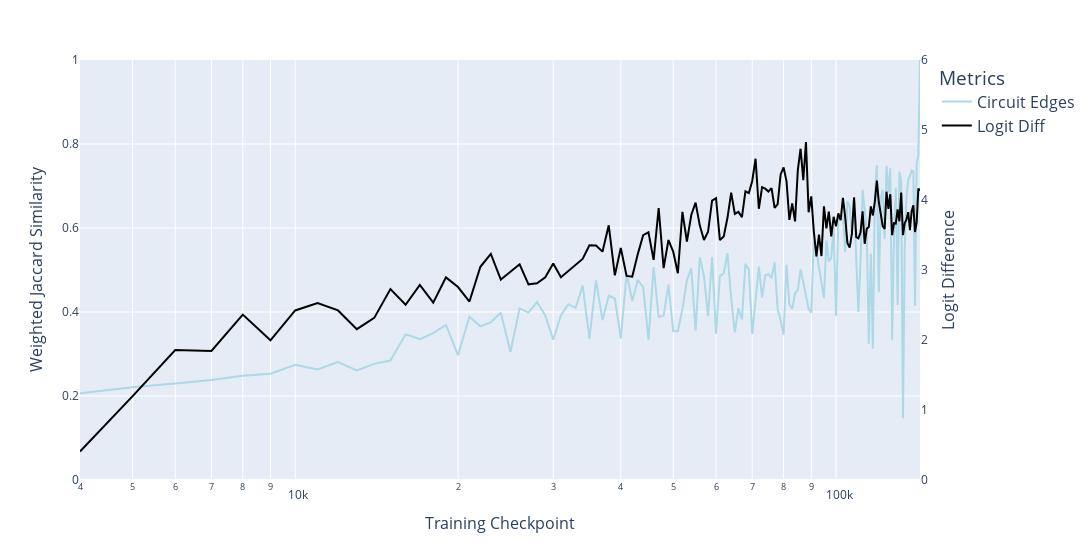
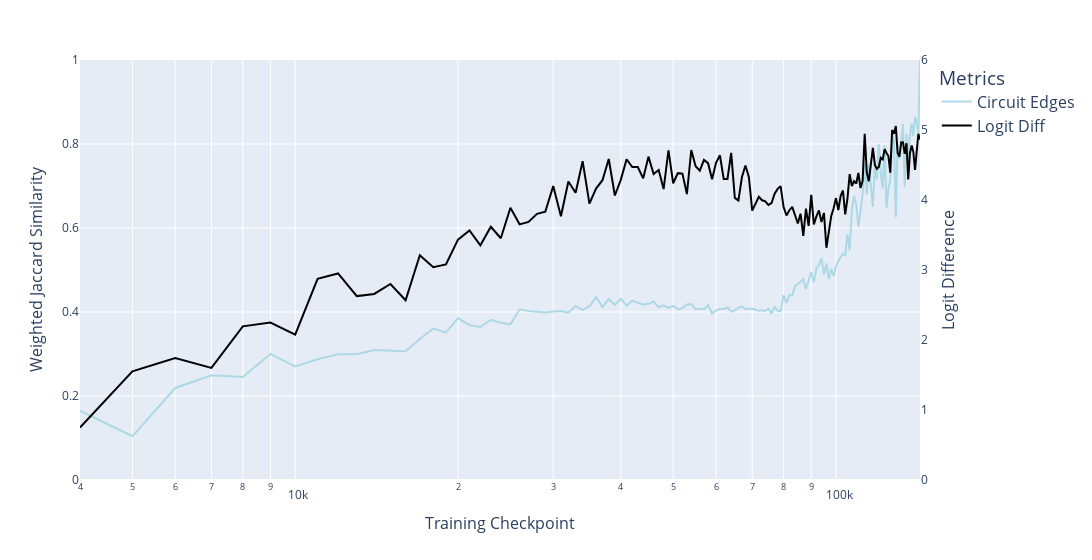

Notebook code for these charts, in order:
### Code cell
comparison_checkpoint = 143000

for model in models:
    model_df = all_graphs[all_graphs['model'] == model].copy()
    jaccard_reference_results = compute_weighted_jaccard_similarity_to_reference(model_df, comparison_checkpoint)
    plot_graph_metric(
        jaccard_reference_results, 
        'jaccard_similarity', 
        perf_metrics_by_model[model], 
        f'Weighted Jaccard Similarity to Step {comparison_checkpoint} for {model}', 
        left_y_title="Weighted Jaccard Similarity",
        y_range=1, 
        x_axis_col='checkpoint', 
        log_x=True,
        disable_title=True
    )

### Figure 1 — Plotly figure (JSON) as saved in the notebook; plotly's stock layout.template omitted (floating-point values rounded to 4 significant figures; data arrays with more than 128 entries replaced by an {"elided": "..."} marker saying what was removed)
{"data": [{"hovertemplate": "variable=Circuit Edges<br>checkpoint=%{x}<br>value=%{y}<extra></extra>", "legendgroup": "Circuit Edges", "line": {"color": "lightblue", "dash": "solid"}, "marker": {"symbol": "circle"}, "mode": "lines", "name": "Circuit Edges", "orientation": "v", "showlegend": true, "type": "scatter", "x": {"elided": "140 int values"}, "xaxis": "x", "y": {"elided": "140 float values"}, "yaxis": "y"}, {"line": {"color": "black"}, "mode": "lines", "name": "Logit Diff", "type": "scatter", "x": {"elided": "140 int values"}, "y": {"elided": "140 float values"}, "yaxis": "y2"}], "layout": {"legend": {"font": {"size": 16}, "title": {"text": "Metrics"}, "tracegroupgap": 0}, "margin": {"t": 60}, "width": 1200, "xaxis": {"anchor": "y", "domain": [0, 1], "title": {"font": {"size": 16}, "text": "Training Checkpoint"}, "type": "log"}, "yaxis": {"anchor": "x", "domain": [0, 1], "range": [0, 1], "title": {"font": {"size": 16}, "text": "Weighted Jaccard Similarity"}}, "yaxis2": {"overlaying": "y", "range": [0, 6], "showgrid": false, "side": "right", "title": {"font": {"size": 16}, "text": "Logit Difference"}}}}

### Figure 2 — Plotly figure (JSON) as saved in the notebook; plotly's stock layout.template omitted (floating-point values rounded to 4 significant figures; data arrays with more than 128 entries replaced by an {"elided": "..."} marker saying what was removed)
{"data": [{"hovertemplate": "variable=Circuit Edges<br>checkpoint=%{x}<br>value=%{y}<extra></extra>", "legendgroup": "Circuit Edges", "line": {"color": "lightblue", "dash": "solid"}, "marker": {"symbol": "circle"}, "mode": "lines", "name": "Circuit Edges", "orientation": "v", "showlegend": true, "type": "scatter", "x": {"elided": "140 int values"}, "xaxis": "x", "y": {"elided": "140 float values"}, "yaxis": "y"}, {"line": {"color": "black"}, "mode": "lines", "name": "Logit Diff", "type": "scatter", "x": {"elided": "140 int values"}, "y": {"elided": "140 float values"}, "yaxis": "y2"}], "layout": {"legend": {"font": {"size": 16}, "title": {"text": "Metrics"}, "tracegroupgap": 0}, "margin": {"t": 60}, "width": 1200, "xaxis": {"anchor": "y", "domain": [0, 1], "title": {"font": {"size": 16}, "text": "Training Checkpoint"}, "type": "log"}, "yaxis": {"anchor": "x", "domain": [0, 1], "range": [0, 1], "title": {"font": {"size": 16}, "text": "Weighted Jaccard Similarity"}}, "yaxis2": {"overlaying": "y", "range": [0, 6], "showgrid": false, "side": "right", "title": {"font": {"size": 16}, "text": "Logit Difference"}}}}
